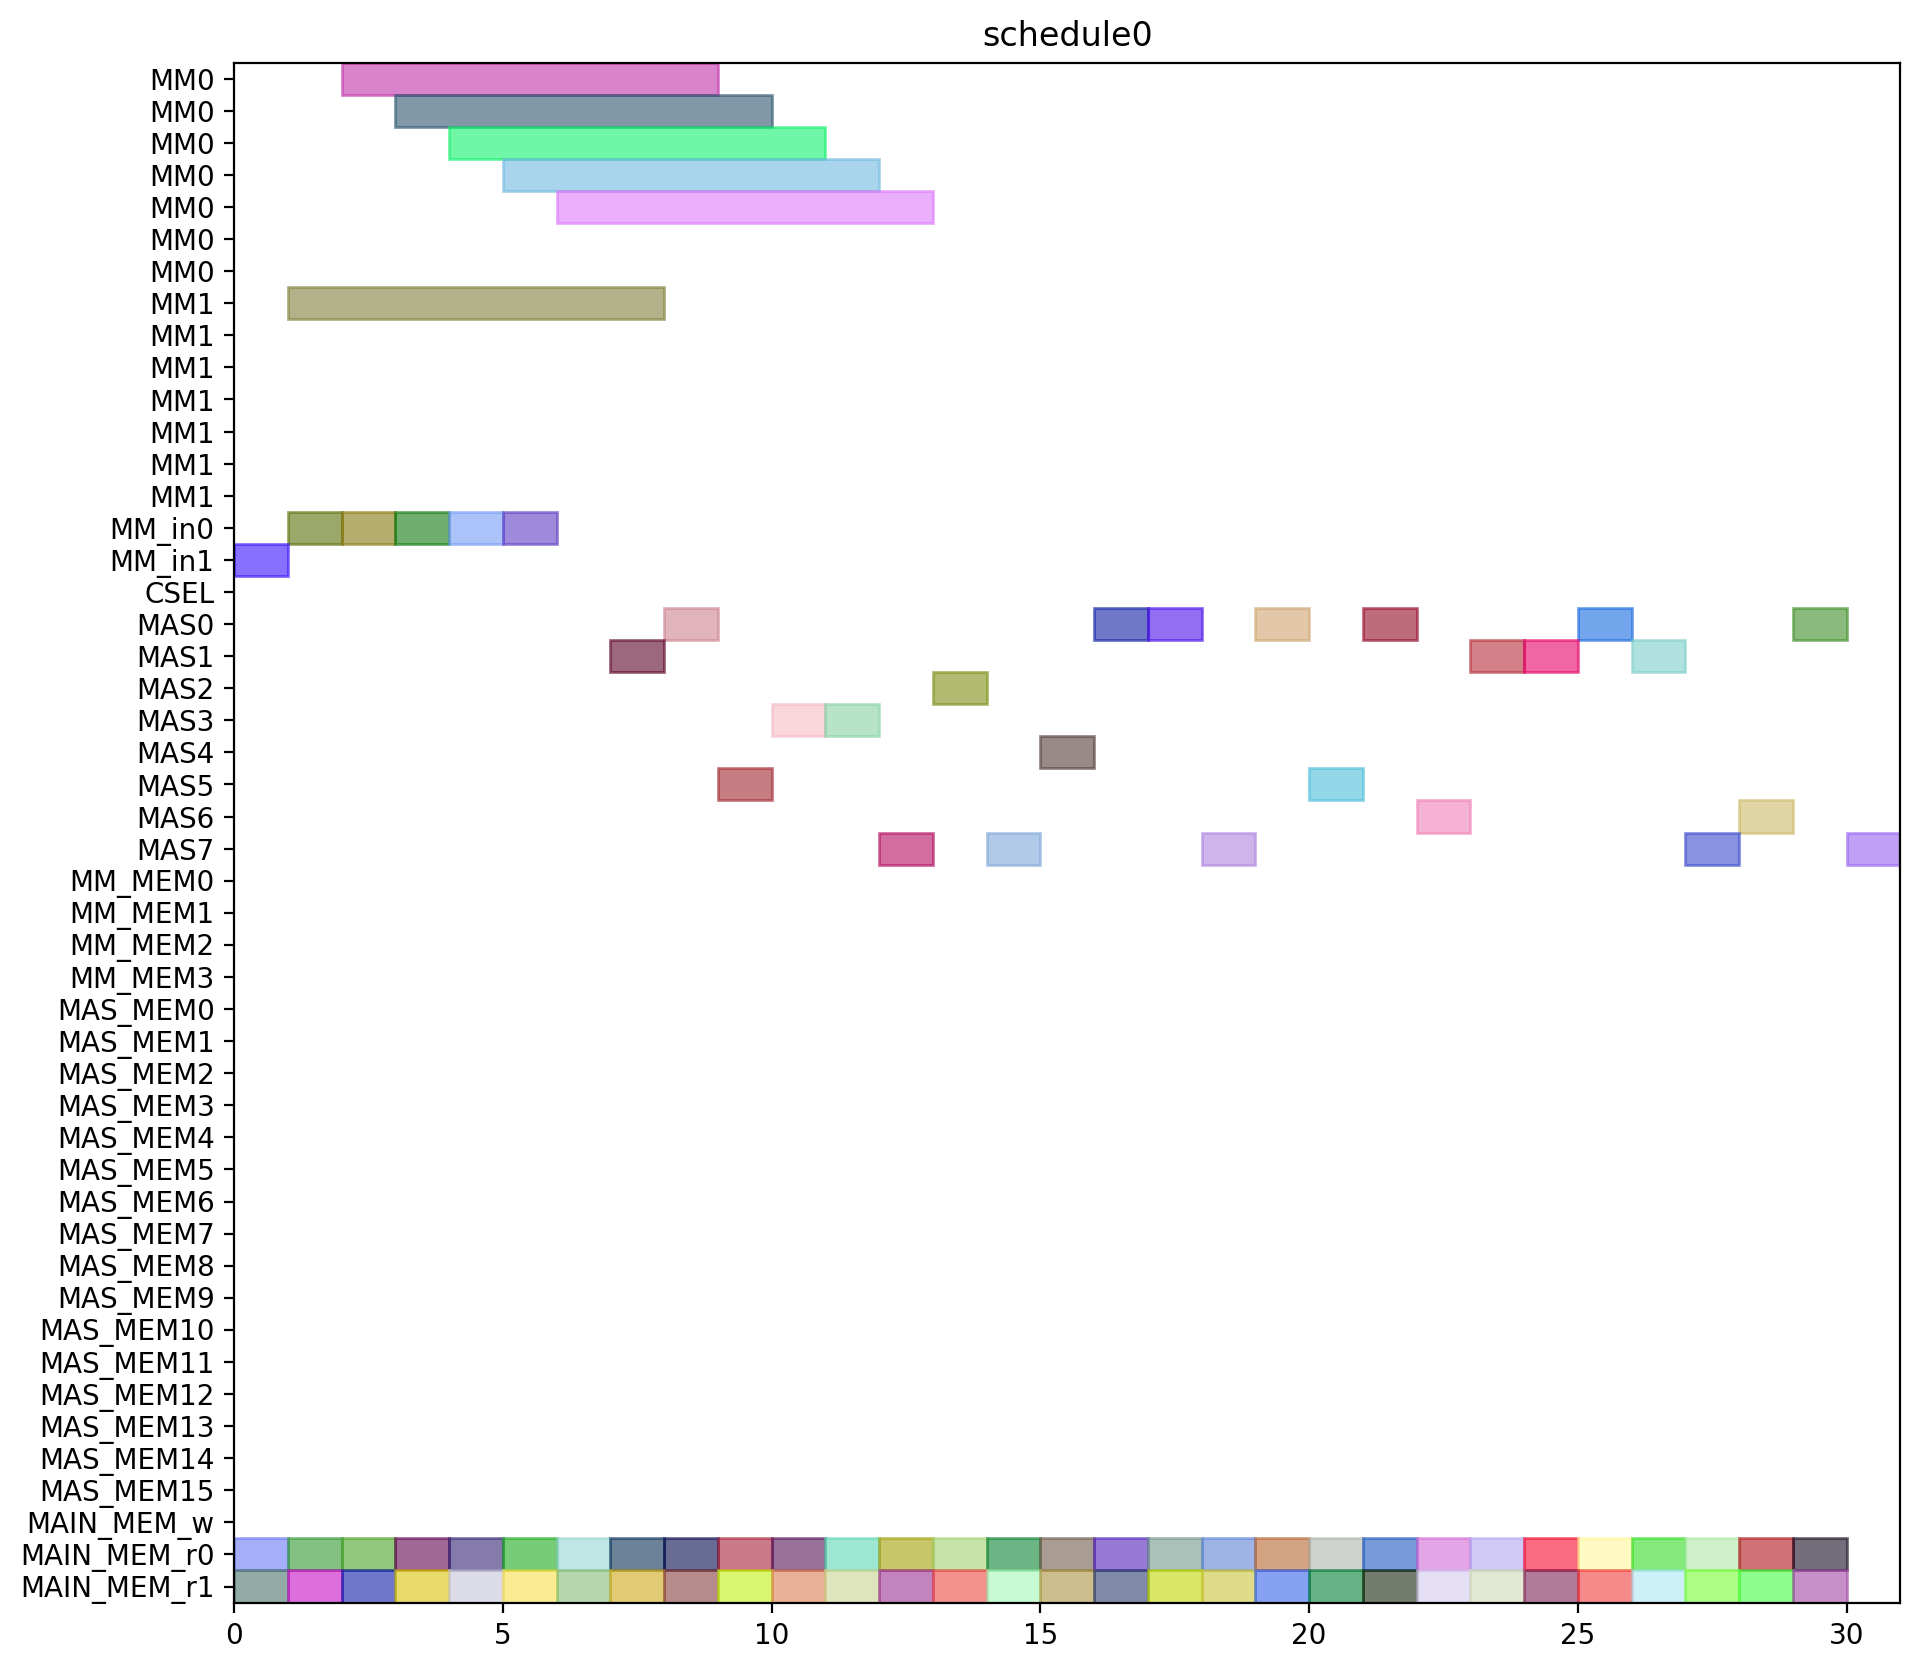

Source code (Python):
from pyschedule import Scenario, solvers, plotters, alt


def solve():
	horizon = 149
	S = Scenario("schedule0", horizon=horizon)

	# resource
	MM = S.Resources('MM', num=2, size=7)
	MM_in = S.Resources('MM_in', num=2)
	CSEL = S.Resource('CSEL')
	MAS = S.Resources('MAS', num=8, size=1, periods=range(1, horizon))
	MM_MEM = S.Resources('MM_MEM', num=4)
	MAS_MEM = S.Resources('MAS_MEM', num=16)
	MAIN_MEM_w = S.Resource('MAIN_MEM_w', size=1)
	MAIN_MEM_r = S.Resources('MAIN_MEM_r', num=2)

	# result of previous scheduling

	# new tasks
	d_t0_a1_0 = S.Task('d_t0_a1_0', length=1, delay_cost=1)
	d_t0_a1_0 += alt(MAS)
	d_t0_a1_0_mem0 = S.Task('d_t0_a1_0_mem0', length=1, delay_cost=1)
	d_t0_a1_0_mem0 += MAIN_MEM_r[0]
	S += d_t0_a1_0_mem0 <= d_t0_a1_0

	d_t0_a1_0_mem1 = S.Task('d_t0_a1_0_mem1', length=1, delay_cost=1)
	d_t0_a1_0_mem1 += MAIN_MEM_r[1]
	S += d_t0_a1_0_mem1 <= d_t0_a1_0

	d_t0_a1_1 = S.Task('d_t0_a1_1', length=1, delay_cost=1)
	d_t0_a1_1 += alt(MAS)
	d_t0_a1_1_mem0 = S.Task('d_t0_a1_1_mem0', length=1, delay_cost=1)
	d_t0_a1_1_mem0 += MAIN_MEM_r[0]
	S += d_t0_a1_1_mem0 <= d_t0_a1_1

	d_t0_a1_1_mem1 = S.Task('d_t0_a1_1_mem1', length=1, delay_cost=1)
	d_t0_a1_1_mem1 += MAIN_MEM_r[1]
	S += d_t0_a1_1_mem1 <= d_t0_a1_1

	d_t0_t10 = S.Task('d_t0_t10', length=1, delay_cost=1)
	d_t0_t10 += alt(MAS)
	d_t0_t10_mem0 = S.Task('d_t0_t10_mem0', length=1, delay_cost=1)
	d_t0_t10_mem0 += MAIN_MEM_r[0]
	S += d_t0_t10_mem0 <= d_t0_t10

	d_t0_t10_mem1 = S.Task('d_t0_t10_mem1', length=1, delay_cost=1)
	d_t0_t10_mem1 += MAIN_MEM_r[1]
	S += d_t0_t10_mem1 <= d_t0_t10

	d_t0_t11 = S.Task('d_t0_t11', length=1, delay_cost=1)
	d_t0_t11 += alt(MAS)
	d_t0_t11_mem0 = S.Task('d_t0_t11_mem0', length=1, delay_cost=1)
	d_t0_t11_mem0 += MAIN_MEM_r[0]
	S += d_t0_t11_mem0 <= d_t0_t11

	d_t0_t11_mem1 = S.Task('d_t0_t11_mem1', length=1, delay_cost=1)
	d_t0_t11_mem1 += MAIN_MEM_r[1]
	S += d_t0_t11_mem1 <= d_t0_t11

	d_t0_t3_t0 = S.Task('d_t0_t3_t0', length=7, delay_cost=1)
	d_t0_t3_t0 += alt(MM)
	d_t0_t3_t0_in = S.Task('d_t0_t3_t0_in', length=1, delay_cost=1)
	d_t0_t3_t0_in += alt(MM_in)
	S += d_t0_t3_t0_in*MM_in[0]<=d_t0_t3_t0*MM[0]
	S += d_t0_t3_t0_in*MM_in[1]<=d_t0_t3_t0*MM[1]
	d_t0_t3_t0_mem0 = S.Task('d_t0_t3_t0_mem0', length=1, delay_cost=1)
	d_t0_t3_t0_mem0 += MAIN_MEM_r[0]
	S += d_t0_t3_t0_mem0 <= d_t0_t3_t0

	d_t0_t3_t0_mem1 = S.Task('d_t0_t3_t0_mem1', length=1, delay_cost=1)
	d_t0_t3_t0_mem1 += MAIN_MEM_r[1]
	S += d_t0_t3_t0_mem1 <= d_t0_t3_t0

	d_t0_t3_t1 = S.Task('d_t0_t3_t1', length=7, delay_cost=1)
	d_t0_t3_t1 += alt(MM)
	d_t0_t3_t1_in = S.Task('d_t0_t3_t1_in', length=1, delay_cost=1)
	d_t0_t3_t1_in += alt(MM_in)
	S += d_t0_t3_t1_in*MM_in[0]<=d_t0_t3_t1*MM[0]
	S += d_t0_t3_t1_in*MM_in[1]<=d_t0_t3_t1*MM[1]
	d_t0_t3_t1_mem0 = S.Task('d_t0_t3_t1_mem0', length=1, delay_cost=1)
	d_t0_t3_t1_mem0 += MAIN_MEM_r[0]
	S += d_t0_t3_t1_mem0 <= d_t0_t3_t1

	d_t0_t3_t1_mem1 = S.Task('d_t0_t3_t1_mem1', length=1, delay_cost=1)
	d_t0_t3_t1_mem1 += MAIN_MEM_r[1]
	S += d_t0_t3_t1_mem1 <= d_t0_t3_t1

	d_t0_t3_t2 = S.Task('d_t0_t3_t2', length=1, delay_cost=1)
	d_t0_t3_t2 += alt(MAS)
	d_t0_t3_t2_mem0 = S.Task('d_t0_t3_t2_mem0', length=1, delay_cost=1)
	d_t0_t3_t2_mem0 += MAIN_MEM_r[0]
	S += d_t0_t3_t2_mem0 <= d_t0_t3_t2

	d_t0_t3_t2_mem1 = S.Task('d_t0_t3_t2_mem1', length=1, delay_cost=1)
	d_t0_t3_t2_mem1 += MAIN_MEM_r[1]
	S += d_t0_t3_t2_mem1 <= d_t0_t3_t2

	d_t0_t3_t3 = S.Task('d_t0_t3_t3', length=1, delay_cost=1)
	d_t0_t3_t3 += alt(MAS)
	d_t0_t3_t3_mem0 = S.Task('d_t0_t3_t3_mem0', length=1, delay_cost=1)
	d_t0_t3_t3_mem0 += MAIN_MEM_r[0]
	S += d_t0_t3_t3_mem0 <= d_t0_t3_t3

	d_t0_t3_t3_mem1 = S.Task('d_t0_t3_t3_mem1', length=1, delay_cost=1)
	d_t0_t3_t3_mem1 += MAIN_MEM_r[1]
	S += d_t0_t3_t3_mem1 <= d_t0_t3_t3

	d_t1_a1_0 = S.Task('d_t1_a1_0', length=1, delay_cost=1)
	d_t1_a1_0 += alt(MAS)
	d_t1_a1_0_mem0 = S.Task('d_t1_a1_0_mem0', length=1, delay_cost=1)
	d_t1_a1_0_mem0 += MAIN_MEM_r[0]
	S += d_t1_a1_0_mem0 <= d_t1_a1_0

	d_t1_a1_0_mem1 = S.Task('d_t1_a1_0_mem1', length=1, delay_cost=1)
	d_t1_a1_0_mem1 += MAIN_MEM_r[1]
	S += d_t1_a1_0_mem1 <= d_t1_a1_0

	d_t1_a1_1 = S.Task('d_t1_a1_1', length=1, delay_cost=1)
	d_t1_a1_1 += alt(MAS)
	d_t1_a1_1_mem0 = S.Task('d_t1_a1_1_mem0', length=1, delay_cost=1)
	d_t1_a1_1_mem0 += MAIN_MEM_r[0]
	S += d_t1_a1_1_mem0 <= d_t1_a1_1

	d_t1_a1_1_mem1 = S.Task('d_t1_a1_1_mem1', length=1, delay_cost=1)
	d_t1_a1_1_mem1 += MAIN_MEM_r[1]
	S += d_t1_a1_1_mem1 <= d_t1_a1_1

	d_t1_t10 = S.Task('d_t1_t10', length=1, delay_cost=1)
	d_t1_t10 += alt(MAS)
	d_t1_t10_mem0 = S.Task('d_t1_t10_mem0', length=1, delay_cost=1)
	d_t1_t10_mem0 += MAIN_MEM_r[0]
	S += d_t1_t10_mem0 <= d_t1_t10

	d_t1_t10_mem1 = S.Task('d_t1_t10_mem1', length=1, delay_cost=1)
	d_t1_t10_mem1 += MAIN_MEM_r[1]
	S += d_t1_t10_mem1 <= d_t1_t10

	d_t1_t11 = S.Task('d_t1_t11', length=1, delay_cost=1)
	d_t1_t11 += alt(MAS)
	d_t1_t11_mem0 = S.Task('d_t1_t11_mem0', length=1, delay_cost=1)
	d_t1_t11_mem0 += MAIN_MEM_r[0]
	S += d_t1_t11_mem0 <= d_t1_t11

	d_t1_t11_mem1 = S.Task('d_t1_t11_mem1', length=1, delay_cost=1)
	d_t1_t11_mem1 += MAIN_MEM_r[1]
	S += d_t1_t11_mem1 <= d_t1_t11

	d_t1_t3_t0 = S.Task('d_t1_t3_t0', length=7, delay_cost=1)
	d_t1_t3_t0 += alt(MM)
	d_t1_t3_t0_in = S.Task('d_t1_t3_t0_in', length=1, delay_cost=1)
	d_t1_t3_t0_in += alt(MM_in)
	S += d_t1_t3_t0_in*MM_in[0]<=d_t1_t3_t0*MM[0]
	S += d_t1_t3_t0_in*MM_in[1]<=d_t1_t3_t0*MM[1]
	d_t1_t3_t0_mem0 = S.Task('d_t1_t3_t0_mem0', length=1, delay_cost=1)
	d_t1_t3_t0_mem0 += MAIN_MEM_r[0]
	S += d_t1_t3_t0_mem0 <= d_t1_t3_t0

	d_t1_t3_t0_mem1 = S.Task('d_t1_t3_t0_mem1', length=1, delay_cost=1)
	d_t1_t3_t0_mem1 += MAIN_MEM_r[1]
	S += d_t1_t3_t0_mem1 <= d_t1_t3_t0

	d_t1_t3_t1 = S.Task('d_t1_t3_t1', length=7, delay_cost=1)
	d_t1_t3_t1 += alt(MM)
	d_t1_t3_t1_in = S.Task('d_t1_t3_t1_in', length=1, delay_cost=1)
	d_t1_t3_t1_in += alt(MM_in)
	S += d_t1_t3_t1_in*MM_in[0]<=d_t1_t3_t1*MM[0]
	S += d_t1_t3_t1_in*MM_in[1]<=d_t1_t3_t1*MM[1]
	d_t1_t3_t1_mem0 = S.Task('d_t1_t3_t1_mem0', length=1, delay_cost=1)
	d_t1_t3_t1_mem0 += MAIN_MEM_r[0]
	S += d_t1_t3_t1_mem0 <= d_t1_t3_t1

	d_t1_t3_t1_mem1 = S.Task('d_t1_t3_t1_mem1', length=1, delay_cost=1)
	d_t1_t3_t1_mem1 += MAIN_MEM_r[1]
	S += d_t1_t3_t1_mem1 <= d_t1_t3_t1

	d_t1_t3_t2 = S.Task('d_t1_t3_t2', length=1, delay_cost=1)
	d_t1_t3_t2 += alt(MAS)
	d_t1_t3_t2_mem0 = S.Task('d_t1_t3_t2_mem0', length=1, delay_cost=1)
	d_t1_t3_t2_mem0 += MAIN_MEM_r[0]
	S += d_t1_t3_t2_mem0 <= d_t1_t3_t2

	d_t1_t3_t2_mem1 = S.Task('d_t1_t3_t2_mem1', length=1, delay_cost=1)
	d_t1_t3_t2_mem1 += MAIN_MEM_r[1]
	S += d_t1_t3_t2_mem1 <= d_t1_t3_t2

	d_t1_t3_t3 = S.Task('d_t1_t3_t3', length=1, delay_cost=1)
	d_t1_t3_t3 += alt(MAS)
	d_t1_t3_t3_mem0 = S.Task('d_t1_t3_t3_mem0', length=1, delay_cost=1)
	d_t1_t3_t3_mem0 += MAIN_MEM_r[0]
	S += d_t1_t3_t3_mem0 <= d_t1_t3_t3

	d_t1_t3_t3_mem1 = S.Task('d_t1_t3_t3_mem1', length=1, delay_cost=1)
	d_t1_t3_t3_mem1 += MAIN_MEM_r[1]
	S += d_t1_t3_t3_mem1 <= d_t1_t3_t3

	d_t2_a1_0 = S.Task('d_t2_a1_0', length=1, delay_cost=1)
	d_t2_a1_0 += alt(MAS)
	d_t2_a1_0_mem0 = S.Task('d_t2_a1_0_mem0', length=1, delay_cost=1)
	d_t2_a1_0_mem0 += MAIN_MEM_r[0]
	S += d_t2_a1_0_mem0 <= d_t2_a1_0

	d_t2_a1_0_mem1 = S.Task('d_t2_a1_0_mem1', length=1, delay_cost=1)
	d_t2_a1_0_mem1 += MAIN_MEM_r[1]
	S += d_t2_a1_0_mem1 <= d_t2_a1_0

	d_t2_a1_1 = S.Task('d_t2_a1_1', length=1, delay_cost=1)
	d_t2_a1_1 += alt(MAS)
	d_t2_a1_1_mem0 = S.Task('d_t2_a1_1_mem0', length=1, delay_cost=1)
	d_t2_a1_1_mem0 += MAIN_MEM_r[0]
	S += d_t2_a1_1_mem0 <= d_t2_a1_1

	d_t2_a1_1_mem1 = S.Task('d_t2_a1_1_mem1', length=1, delay_cost=1)
	d_t2_a1_1_mem1 += MAIN_MEM_r[1]
	S += d_t2_a1_1_mem1 <= d_t2_a1_1

	d_t2_t10 = S.Task('d_t2_t10', length=1, delay_cost=1)
	d_t2_t10 += alt(MAS)
	d_t2_t10_mem0 = S.Task('d_t2_t10_mem0', length=1, delay_cost=1)
	d_t2_t10_mem0 += MAIN_MEM_r[0]
	S += d_t2_t10_mem0 <= d_t2_t10

	d_t2_t10_mem1 = S.Task('d_t2_t10_mem1', length=1, delay_cost=1)
	d_t2_t10_mem1 += MAIN_MEM_r[1]
	S += d_t2_t10_mem1 <= d_t2_t10

	d_t2_t11 = S.Task('d_t2_t11', length=1, delay_cost=1)
	d_t2_t11 += alt(MAS)
	d_t2_t11_mem0 = S.Task('d_t2_t11_mem0', length=1, delay_cost=1)
	d_t2_t11_mem0 += MAIN_MEM_r[0]
	S += d_t2_t11_mem0 <= d_t2_t11

	d_t2_t11_mem1 = S.Task('d_t2_t11_mem1', length=1, delay_cost=1)
	d_t2_t11_mem1 += MAIN_MEM_r[1]
	S += d_t2_t11_mem1 <= d_t2_t11

	d_t2_t3_t0 = S.Task('d_t2_t3_t0', length=7, delay_cost=1)
	d_t2_t3_t0 += alt(MM)
	d_t2_t3_t0_in = S.Task('d_t2_t3_t0_in', length=1, delay_cost=1)
	d_t2_t3_t0_in += alt(MM_in)
	S += d_t2_t3_t0_in*MM_in[0]<=d_t2_t3_t0*MM[0]
	S += d_t2_t3_t0_in*MM_in[1]<=d_t2_t3_t0*MM[1]
	d_t2_t3_t0_mem0 = S.Task('d_t2_t3_t0_mem0', length=1, delay_cost=1)
	d_t2_t3_t0_mem0 += MAIN_MEM_r[0]
	S += d_t2_t3_t0_mem0 <= d_t2_t3_t0

	d_t2_t3_t0_mem1 = S.Task('d_t2_t3_t0_mem1', length=1, delay_cost=1)
	d_t2_t3_t0_mem1 += MAIN_MEM_r[1]
	S += d_t2_t3_t0_mem1 <= d_t2_t3_t0

	d_t2_t3_t1 = S.Task('d_t2_t3_t1', length=7, delay_cost=1)
	d_t2_t3_t1 += alt(MM)
	d_t2_t3_t1_in = S.Task('d_t2_t3_t1_in', length=1, delay_cost=1)
	d_t2_t3_t1_in += alt(MM_in)
	S += d_t2_t3_t1_in*MM_in[0]<=d_t2_t3_t1*MM[0]
	S += d_t2_t3_t1_in*MM_in[1]<=d_t2_t3_t1*MM[1]
	d_t2_t3_t1_mem0 = S.Task('d_t2_t3_t1_mem0', length=1, delay_cost=1)
	d_t2_t3_t1_mem0 += MAIN_MEM_r[0]
	S += d_t2_t3_t1_mem0 <= d_t2_t3_t1

	d_t2_t3_t1_mem1 = S.Task('d_t2_t3_t1_mem1', length=1, delay_cost=1)
	d_t2_t3_t1_mem1 += MAIN_MEM_r[1]
	S += d_t2_t3_t1_mem1 <= d_t2_t3_t1

	d_t2_t3_t2 = S.Task('d_t2_t3_t2', length=1, delay_cost=1)
	d_t2_t3_t2 += alt(MAS)
	d_t2_t3_t2_mem0 = S.Task('d_t2_t3_t2_mem0', length=1, delay_cost=1)
	d_t2_t3_t2_mem0 += MAIN_MEM_r[0]
	S += d_t2_t3_t2_mem0 <= d_t2_t3_t2

	d_t2_t3_t2_mem1 = S.Task('d_t2_t3_t2_mem1', length=1, delay_cost=1)
	d_t2_t3_t2_mem1 += MAIN_MEM_r[1]
	S += d_t2_t3_t2_mem1 <= d_t2_t3_t2

	d_t2_t3_t3 = S.Task('d_t2_t3_t3', length=1, delay_cost=1)
	d_t2_t3_t3 += alt(MAS)
	d_t2_t3_t3_mem0 = S.Task('d_t2_t3_t3_mem0', length=1, delay_cost=1)
	d_t2_t3_t3_mem0 += MAIN_MEM_r[0]
	S += d_t2_t3_t3_mem0 <= d_t2_t3_t3

	d_t2_t3_t3_mem1 = S.Task('d_t2_t3_t3_mem1', length=1, delay_cost=1)
	d_t2_t3_t3_mem1 += MAIN_MEM_r[1]
	S += d_t2_t3_t3_mem1 <= d_t2_t3_t3

	d_t3000 = S.Task('d_t3000', length=1, delay_cost=1)
	d_t3000 += alt(MAS)
	d_t3000_mem0 = S.Task('d_t3000_mem0', length=1, delay_cost=1)
	d_t3000_mem0 += MAIN_MEM_r[0]
	S += d_t3000_mem0 <= d_t3000

	d_t3000_mem1 = S.Task('d_t3000_mem1', length=1, delay_cost=1)
	d_t3000_mem1 += MAIN_MEM_r[1]
	S += d_t3000_mem1 <= d_t3000

	d_t3001 = S.Task('d_t3001', length=1, delay_cost=1)
	d_t3001 += alt(MAS)
	d_t3001_mem0 = S.Task('d_t3001_mem0', length=1, delay_cost=1)
	d_t3001_mem0 += MAIN_MEM_r[0]
	S += d_t3001_mem0 <= d_t3001

	d_t3001_mem1 = S.Task('d_t3001_mem1', length=1, delay_cost=1)
	d_t3001_mem1 += MAIN_MEM_r[1]
	S += d_t3001_mem1 <= d_t3001

	d_t3010 = S.Task('d_t3010', length=1, delay_cost=1)
	d_t3010 += alt(MAS)
	d_t3010_mem0 = S.Task('d_t3010_mem0', length=1, delay_cost=1)
	d_t3010_mem0 += MAIN_MEM_r[0]
	S += d_t3010_mem0 <= d_t3010

	d_t3010_mem1 = S.Task('d_t3010_mem1', length=1, delay_cost=1)
	d_t3010_mem1 += MAIN_MEM_r[1]
	S += d_t3010_mem1 <= d_t3010

	d_t3011 = S.Task('d_t3011', length=1, delay_cost=1)
	d_t3011 += alt(MAS)
	d_t3011_mem0 = S.Task('d_t3011_mem0', length=1, delay_cost=1)
	d_t3011_mem0 += MAIN_MEM_r[0]
	S += d_t3011_mem0 <= d_t3011

	d_t3011_mem1 = S.Task('d_t3011_mem1', length=1, delay_cost=1)
	d_t3011_mem1 += MAIN_MEM_r[1]
	S += d_t3011_mem1 <= d_t3011

	d_t4000 = S.Task('d_t4000', length=1, delay_cost=1)
	d_t4000 += alt(MAS)
	d_t4000_mem0 = S.Task('d_t4000_mem0', length=1, delay_cost=1)
	d_t4000_mem0 += MAIN_MEM_r[0]
	S += d_t4000_mem0 <= d_t4000

	d_t4000_mem1 = S.Task('d_t4000_mem1', length=1, delay_cost=1)
	d_t4000_mem1 += MAIN_MEM_r[1]
	S += d_t4000_mem1 <= d_t4000

	d_t4001 = S.Task('d_t4001', length=1, delay_cost=1)
	d_t4001 += alt(MAS)
	d_t4001_mem0 = S.Task('d_t4001_mem0', length=1, delay_cost=1)
	d_t4001_mem0 += MAIN_MEM_r[0]
	S += d_t4001_mem0 <= d_t4001

	d_t4001_mem1 = S.Task('d_t4001_mem1', length=1, delay_cost=1)
	d_t4001_mem1 += MAIN_MEM_r[1]
	S += d_t4001_mem1 <= d_t4001

	solvers.mip.solve(S,msg=1,kind='CPLEX',ratio_gap=1.01)

	solution = [['hoge']*len(S.solution()[1]) for i in range(len(S.solution()))]
	for i in range(len(S.solution())):
		for j in range(len(S.solution()[i])):
			solution[i][j]=str(S.solution()[i][j])
	print(solution)

	cycles = int(solution[-1][3])

	pic_file_name = "/home/mfukuda/ABE/multiRAM_multiMAS_16mux/scheduling_result/stage7MM2_stage1MAS8/FP12_LADDERMUL/schedule0.png"
	if(S.solution() != []):
		plotters.matplotlib.plot(S,img_filename=pic_file_name, show_task_labels=False, fig_size=(cycles*0.25+3, 10))

	return solution
